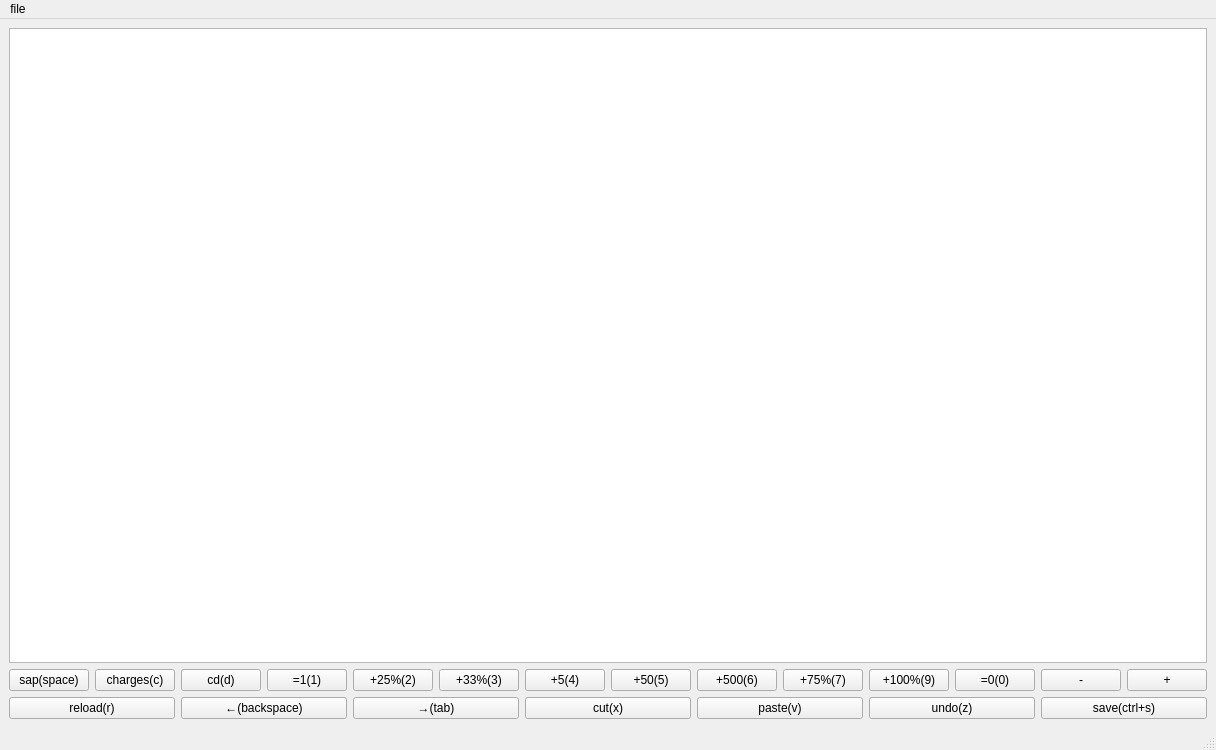
<?xml version="1.0" encoding="UTF-8"?>
<ui version="4.0">
 <class>MainWindow</class>
 <widget class="QMainWindow" name="MainWindow">
  <property name="geometry">
   <rect>
    <x>0</x>
    <y>0</y>
    <width>1067</width>
    <height>750</height>
   </rect>
  </property>
  <property name="windowTitle">
   <string>MainWindow</string>
  </property>
  <widget class="QWidget" name="centralwidget">
   <layout class="QVBoxLayout" name="verticalLayout">
    <item>
     <widget class="QListView" name="listView">
      <property name="styleSheet">
       <string notr="true"/>
      </property>
     </widget>
    </item>
    <item>
     <layout class="QHBoxLayout" name="horizontalLayout_2">
      <item>
       <widget class="QPushButton" name="pushButton">
        <property name="text">
         <string>sap(space)</string>
        </property>
       </widget>
      </item>
      <item>
       <widget class="QPushButton" name="pushButton_10">
        <property name="text">
         <string>charges(c)</string>
        </property>
       </widget>
      </item>
      <item>
       <widget class="QPushButton" name="pushButton_3">
        <property name="text">
         <string>cd(d)</string>
        </property>
       </widget>
      </item>
      <item>
       <widget class="QPushButton" name="pushButton_12">
        <property name="text">
         <string>=1(1)</string>
        </property>
       </widget>
      </item>
      <item>
       <widget class="QPushButton" name="pushButton_15">
        <property name="text">
         <string>+25%(2)</string>
        </property>
       </widget>
      </item>
      <item>
       <widget class="QPushButton" name="pushButton_14">
        <property name="text">
         <string>+33%(3)</string>
        </property>
       </widget>
      </item>
      <item>
       <widget class="QPushButton" name="pushButton_16">
        <property name="text">
         <string>+5(4)</string>
        </property>
       </widget>
      </item>
      <item>
       <widget class="QPushButton" name="pushButton_13">
        <property name="text">
         <string>+50(5)</string>
        </property>
       </widget>
      </item>
      <item>
       <widget class="QPushButton" name="pushButton_17">
        <property name="text">
         <string>+500(6)</string>
        </property>
       </widget>
      </item>
      <item>
       <widget class="QPushButton" name="pushButton_19">
        <property name="text">
         <string>+75%(7)</string>
        </property>
       </widget>
      </item>
      <item>
       <widget class="QPushButton" name="pushButton_18">
        <property name="text">
         <string>+100%(9)</string>
        </property>
       </widget>
      </item>
      <item>
       <widget class="QPushButton" name="pushButton_11">
        <property name="text">
         <string>=0(0)</string>
        </property>
       </widget>
      </item>
      <item>
       <widget class="QPushButton" name="pushButton_20">
        <property name="text">
         <string>-</string>
        </property>
       </widget>
      </item>
      <item>
       <widget class="QPushButton" name="pushButton_21">
        <property name="text">
         <string>+</string>
        </property>
       </widget>
      </item>
     </layout>
    </item>
    <item>
     <layout class="QHBoxLayout" name="horizontalLayout">
      <item>
       <widget class="QPushButton" name="pushButton_2">
        <property name="text">
         <string>reload(r)</string>
        </property>
       </widget>
      </item>
      <item>
       <widget class="QPushButton" name="pushButton_9">
        <property name="text">
         <string>←(backspace)</string>
        </property>
       </widget>
      </item>
      <item>
       <widget class="QPushButton" name="pushButton_7">
        <property name="text">
         <string>→(tab)</string>
        </property>
       </widget>
      </item>
      <item>
       <widget class="QPushButton" name="pushButton_5">
        <property name="text">
         <string>cut(x)</string>
        </property>
       </widget>
      </item>
      <item>
       <widget class="QPushButton" name="pushButton_4">
        <property name="text">
         <string>paste(v)</string>
        </property>
       </widget>
      </item>
      <item>
       <widget class="QPushButton" name="pushButton_6">
        <property name="text">
         <string>undo(z)</string>
        </property>
       </widget>
      </item>
      <item>
       <widget class="QPushButton" name="pushButton_8">
        <property name="text">
         <string>save(ctrl+s)</string>
        </property>
       </widget>
      </item>
     </layout>
    </item>
   </layout>
  </widget>
  <widget class="QMenuBar" name="menubar">
   <property name="geometry">
    <rect>
     <x>0</x>
     <y>0</y>
     <width>1067</width>
     <height>24</height>
    </rect>
   </property>
   <widget class="QMenu" name="menufile">
    <property name="title">
     <string>file</string>
    </property>
    <addaction name="actionopen"/>
    <addaction name="actionsave"/>
    <addaction name="actionsave_as"/>
    <addaction name="actionopen_now"/>
   </widget>
   <addaction name="menufile"/>
  </widget>
  <widget class="QStatusBar" name="statusbar"/>
  <action name="actionopen">
   <property name="text">
    <string>open</string>
   </property>
  </action>
  <action name="actionsave">
   <property name="text">
    <string>save</string>
   </property>
  </action>
  <action name="actionsave_as">
   <property name="text">
    <string>save as</string>
   </property>
  </action>
  <action name="actionopen_now">
   <property name="text">
    <string>open now</string>
   </property>
  </action>
 </widget>
 <resources/>
 <connections/>
</ui>
